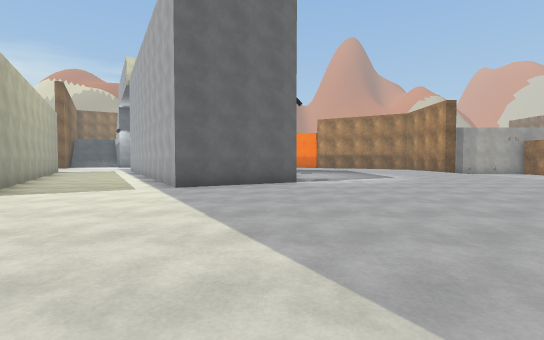
View 1 (above)

24 first-person views from a walk through a scene from a Unity 3-D project. The camera is 1.2 m above the floor, tilts 2° down and sees 85° across. Doors are open. The floor is counted in squares, 2 m on a side. Each view is taken from the middle of a square. On the plan, view 1 faces up. The plan holds only what a view shows up to about 9 squares ahead; the rest is blank. The place goes on beyond the plan. The player character is not drawn. Some animated figures are left out. Some surface patterns are stand-ins.

View 2
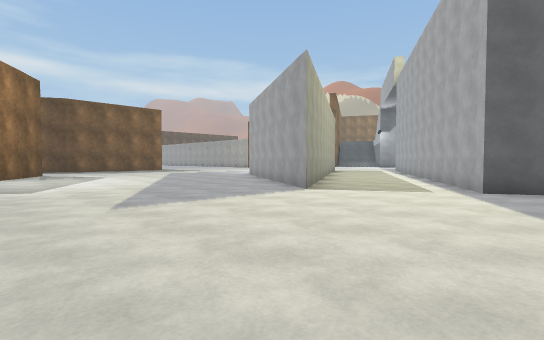

View 3
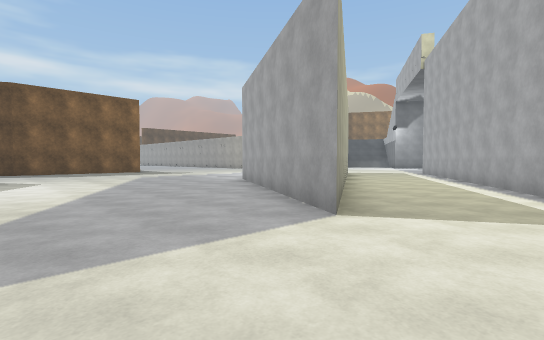

View 4
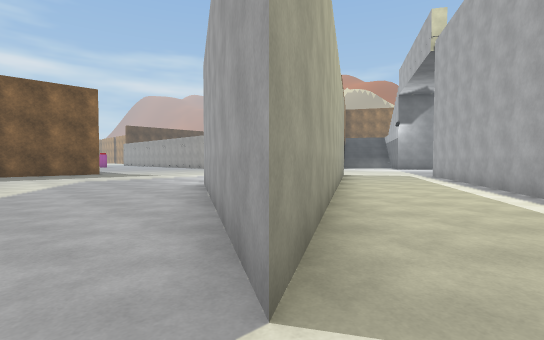

View 5
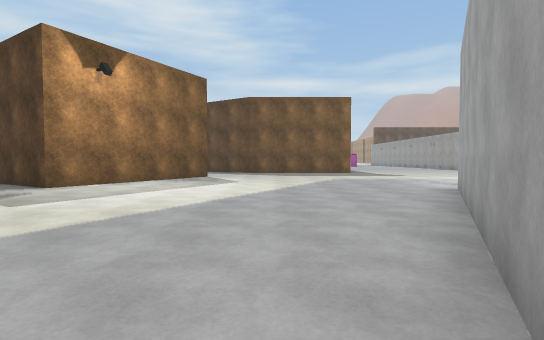

View 6
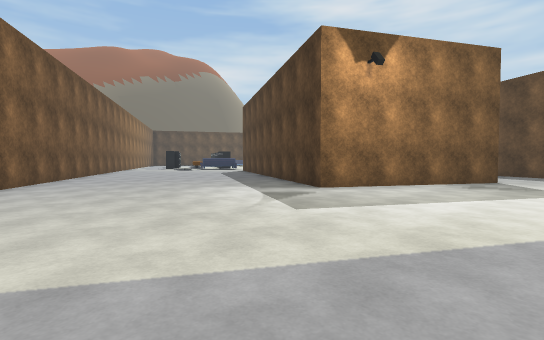

View 7
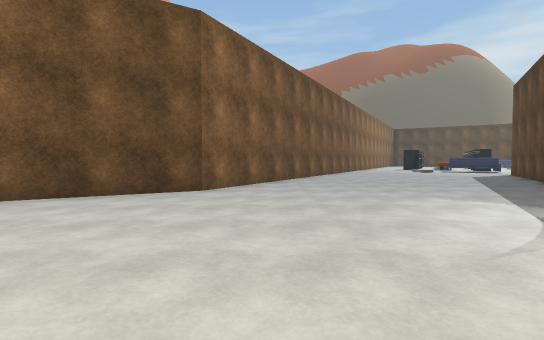

View 8
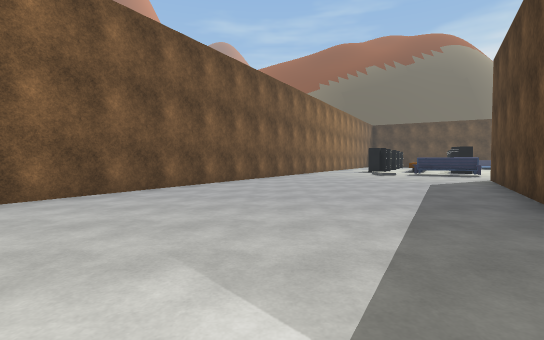

View 9
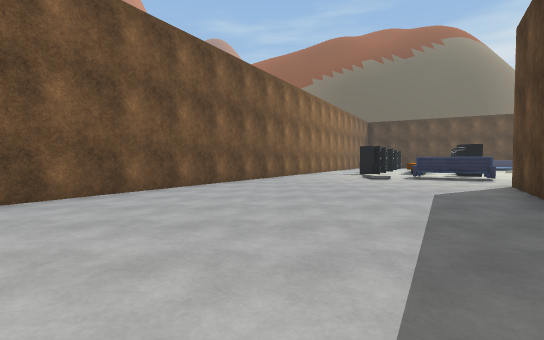

View 10
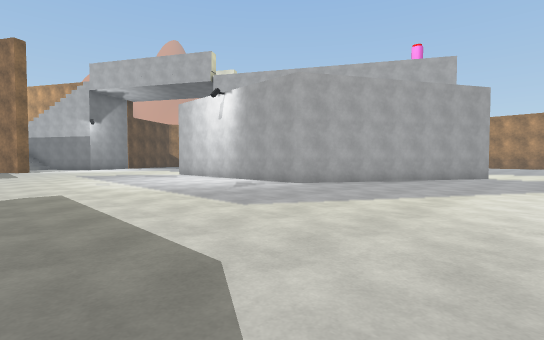

View 11
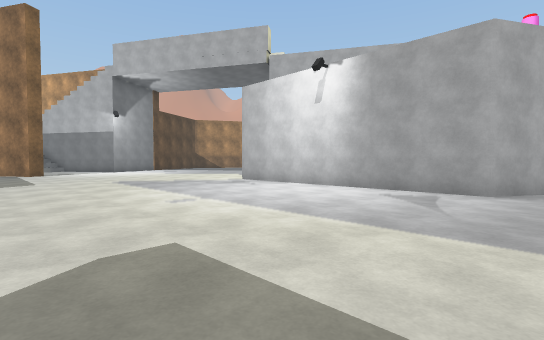

View 12
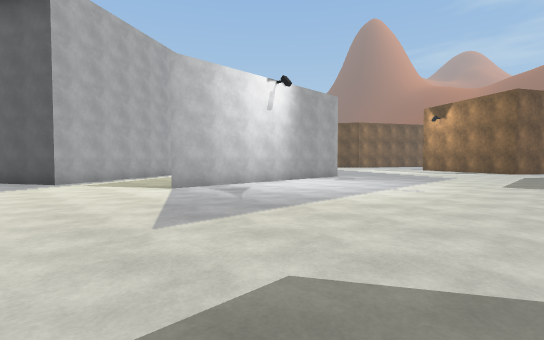

View 13
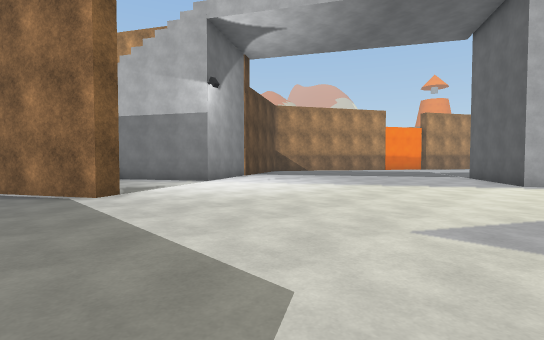

View 14
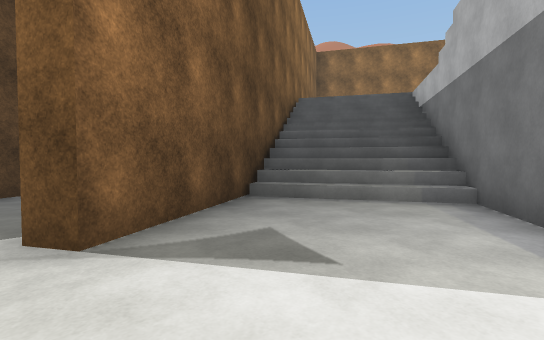

View 15
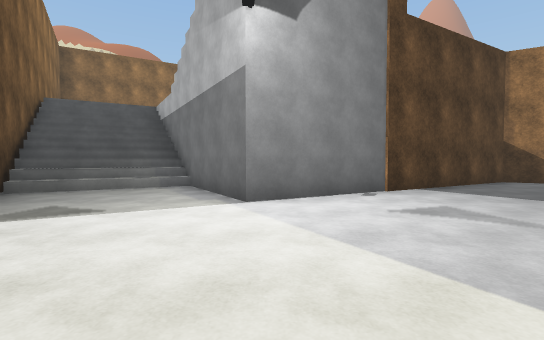

View 16
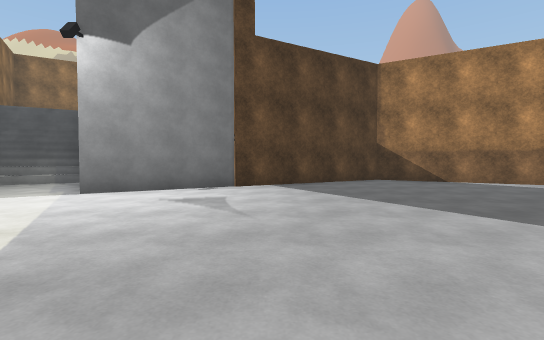

View 17
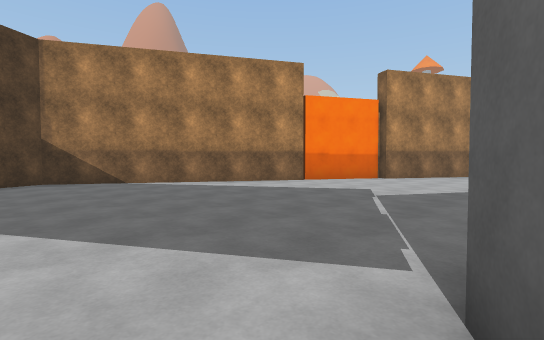

View 18
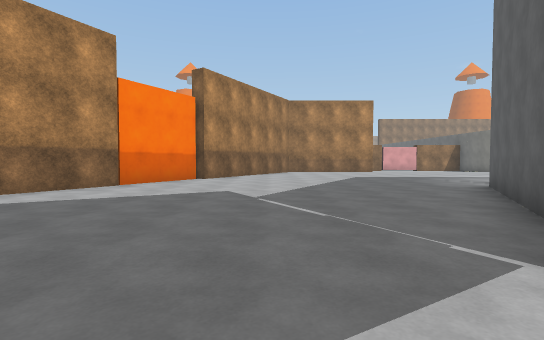

View 19
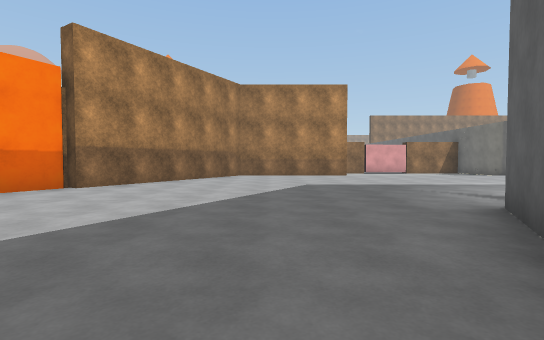

View 20
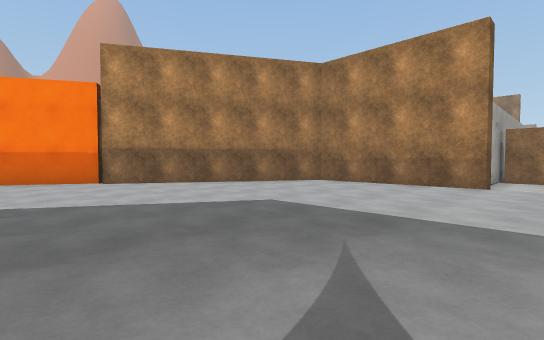

View 21
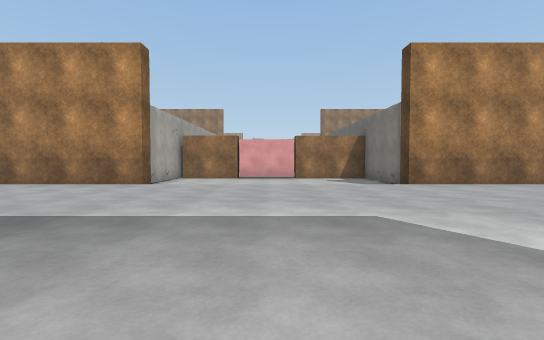

View 22
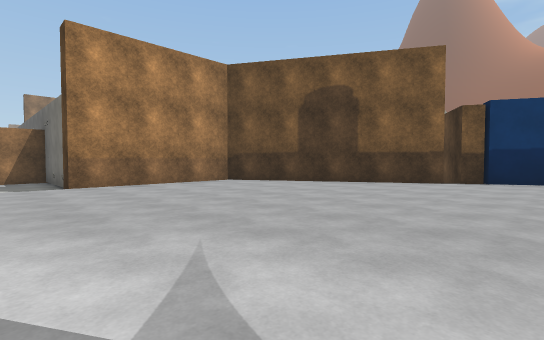

View 23
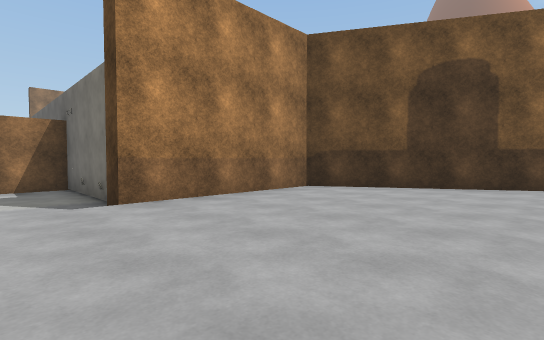

View 24
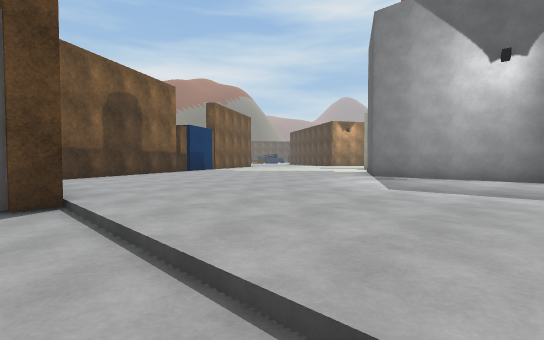

### Floor plan
Points are (right, up) in squares from view 1. A wall is a line through its corners. A room is listed if a view was taken in it or the views show most of it. See-through windows are left out.
Room 1 (views 1, 2, 3, 4, 5, 6, 7, 8, 9, 10, 11, 12, 13, 14, 15, 16, 17, 18, 19, 20, 21, 22, 23, 24)
walls: (-8.7, 11.5) (-4.8, 4.7) (-10.2, 7.9) (-10.2, 14.1); (0.6, 11.8) (0.6, 7.9) (-2.1, 6.3) (-7.5, 15.7) (-4.7, 17.3); (-3.1, 16.3) (0.7, 14.1); (1.4, -0.3) (2.9, 0.5) (3.7, -0.9); (3.2, 0.7) (8.3, 3.6) (8.3, 6.6); (-14.6, 1.8) (-10.2, -0.7) (-11.6, -3.1); (-4.6, -3.8) (-2, -2.3); (3.2, 21) (3.4, 21.5); (8.3, 15.4) (8.3, 18.3) (-4.9, 25.9) (-8.9, 23.6); (-11.5, 22.6) (-11.7, 23); (-12.6, -4.9) (-15.3, -9.6); (-15.2, 22.1) (-14.2, 20.5) (-14.7, 20.2) (-15.7, 22); (-9.5, -12.1) (-4.6, -3.6)
ways out: opening at (-12.9, 24.9)
objects: sofa (-16, -12) to (-15, -12); other object (9, 7) to (10, 7); other object (9, 15) to (10, 15)

Where each view was taken, in squares from view 1:
view 1: 0 up, 0 right, facing up
view 2: 0 up, 1 left, facing up-left
view 3: 2 up, 3 left, facing up-left
view 4: 4 up, 4 left, facing up-left
view 5: 4 up, 4 left, facing left
view 6: 3 up, 5 left, facing down-left
view 7: 2 up, 6 left, facing down
view 8: 1 down, 9 left, facing down
view 9: 3 down, 10 left, facing down
view 10: 3 up, 16 left, facing up-right
view 11: 7 up, 16 left, facing up-right
view 12: 17 up, 16 left, facing down-right
view 13: 15 up, 16 left, facing up-right
view 14: 20 up, 12 left, facing up-left
view 15: 18 up, 11 left, facing up
view 16: 17 up, 8 left, facing up
view 17: 17 up, 6 left, facing up-right
view 18: 19 up, 6 left, facing right
view 19: 17 up, 3 left, facing right
view 20: 13 up, 1 right, facing up-right
view 21: 11 up, 1 right, facing right
view 22: 9 up, 1 right, facing down-right
view 23: 9 up, 4 right, facing down-right
view 24: 12 up, 9 right, facing down-left
